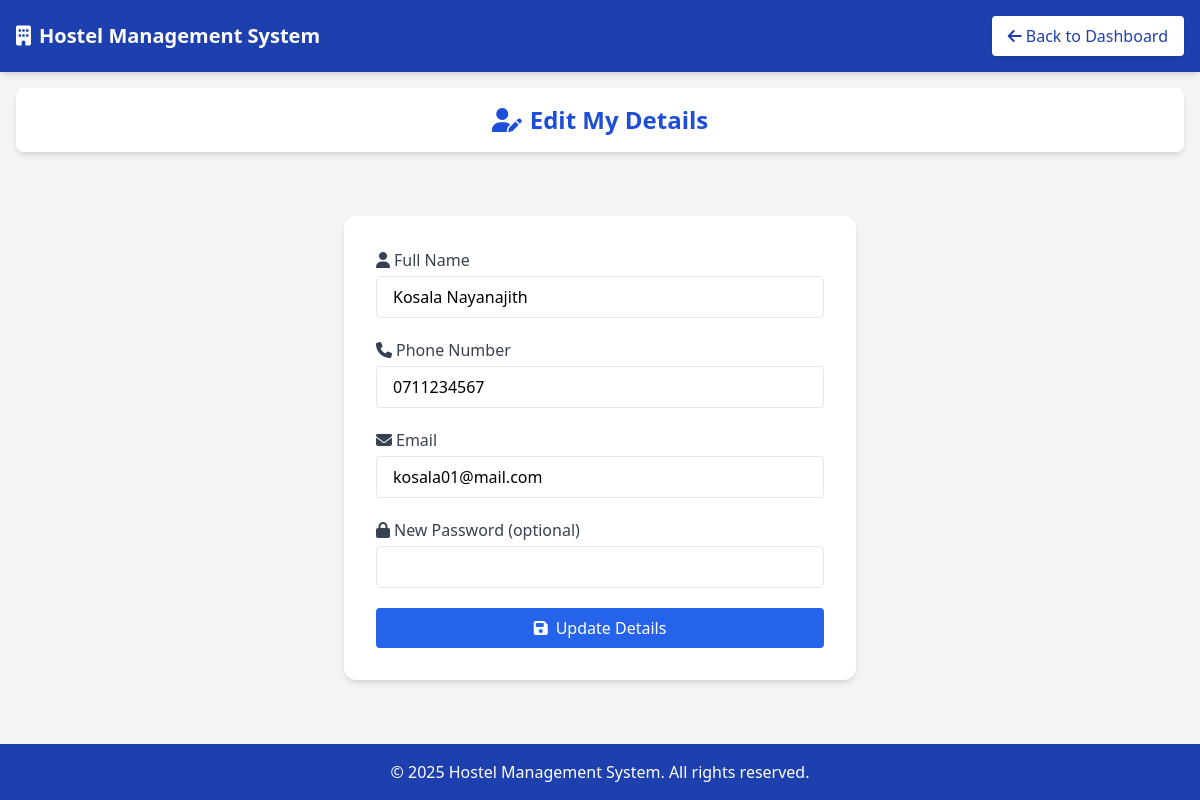
The page /edit_my_details.php (signed in) on the database its author committed.
### tables this page shows
CREATE TABLE `user` (
  `ID` varchar(10) NOT NULL,
  `name` varchar(100) DEFAULT NULL,
  `email` varchar(100) DEFAULT NULL,
  `phonenumber` varchar(15) DEFAULT NULL,
  `password` varchar(255) DEFAULT NULL,
  `role` varchar(20) NOT NULL
);

### edit_my_details.php (the view, shortened to what this page needs)
<?php
require_once 'db_connect.php';
$currentEmail = $_SESSION['email'];
$stmt = $conn->prepare("SELECT id, name, email, phonenumber FROM user WHERE email = ?");
$stmt->bind_param("s", $currentEmail);
$stmt->execute();
$result = $stmt->get_result();
$user = $result->fetch_assoc();
?>
<!DOCTYPE html>
<html lang="en" class="h-full">
<head>
    <script src="https://cdn.tailwindcss.com"></script>
    <link rel="stylesheet" href="https://cdnjs.cloudflare.com/ajax/libs/font-awesome/6.4.0/css/all.min.css">
</head>
<body class="bg-gray-100 flex flex-col min-h-screen">
    <header class="bg-blue-800 text-white p-4 shadow-md flex justify-between items-center">
        <h1 class="text-xl font-bold flex items-center gap-2">
            <i class="fas fa-building"></i>
            Hostel Management System
        </h1>
        <a href="student_dashboard.php" class="bg-white text-blue-800 px-4 py-2 rounded shadow hover:bg-gray-100 transition">
            <i class="fas fa-arrow-left mr-1"></i>Back to Dashboard
        </a>
    </header>
    <div class="bg-white shadow-md py-4 px-6 text-center mt-4 mx-4 rounded-lg">
        <h2 class="text-2xl font-semibold text-blue-700 flex items-center justify-center gap-2">
            <i class="fas fa-user-edit"></i> Edit My Details
        </h2>
    </div>
    <main class="flex-grow flex items-center justify-center py-10">
        <div class="w-full max-w-lg bg-white p-8 rounded-xl shadow-md">
            <form action="" method="POST" class="space-y-5">
                <div>
                    <label class="block mb-1 text-gray-700 font-medium"><i class="fas fa-user mr-1"></i>Full Name</label>
                    <input type="text" name="name" value="<?php echo htmlspecialchars($user['name']); ?>" class="w-full px-4 py-2 border rounded focus:outline-none focus:ring-2 focus:ring-blue-400" required>
                </div>
                <div>
                    <label class="block mb-1 text-gray-700 font-medium"><i class="fas fa-phone mr-1"></i>Phone Number</label>
                    <input type="text" name="phone" value="<?php echo htmlspecialchars($user['phonenumber']); ?>" class="w-full px-4 py-2 border rounded focus:outline-none focus:ring-2 focus:ring-blue-400" required>
                </div>
                <div>
                    <label class="block mb-1 text-gray-700 font-medium"><i class="fas fa-envelope mr-1"></i>Email</label>
                    <input type="email" name="email" value="<?php echo htmlspecialchars($user['email']); ?>" class="w-full px-4 py-2 border rounded focus:outline-none focus:ring-2 focus:ring-blue-400" required>
                </div>
                <div>
                    <label class="block mb-1 text-gray-700 font-medium"><i class="fas fa-lock mr-1"></i>New Password (optional)</label>
                    <input type="password" name="password" class="w-full px-4 py-2 border rounded focus:outline-none focus:ring-2 focus:ring-blue-400">
                </div>
                <button type="submit" class="w-full bg-blue-600 text-white py-2 px-4 rounded hover:bg-blue-700 transition flex items-center justify-center">
                    <i class="fas fa-save mr-2"></i>Update Details
                </button>
            </form>
        </div>
    </main>
    <footer class="bg-blue-800 text-white text-center py-4">
        <p>&copy; <?php echo date("Y"); ?> Hostel Management System. All rights reserved.</p>
    </footer>
</body>
</html>

### rows shown on the page
user: name "Kosala Nayanajith", phone "0711234567", email "kosala01@mail.com"
